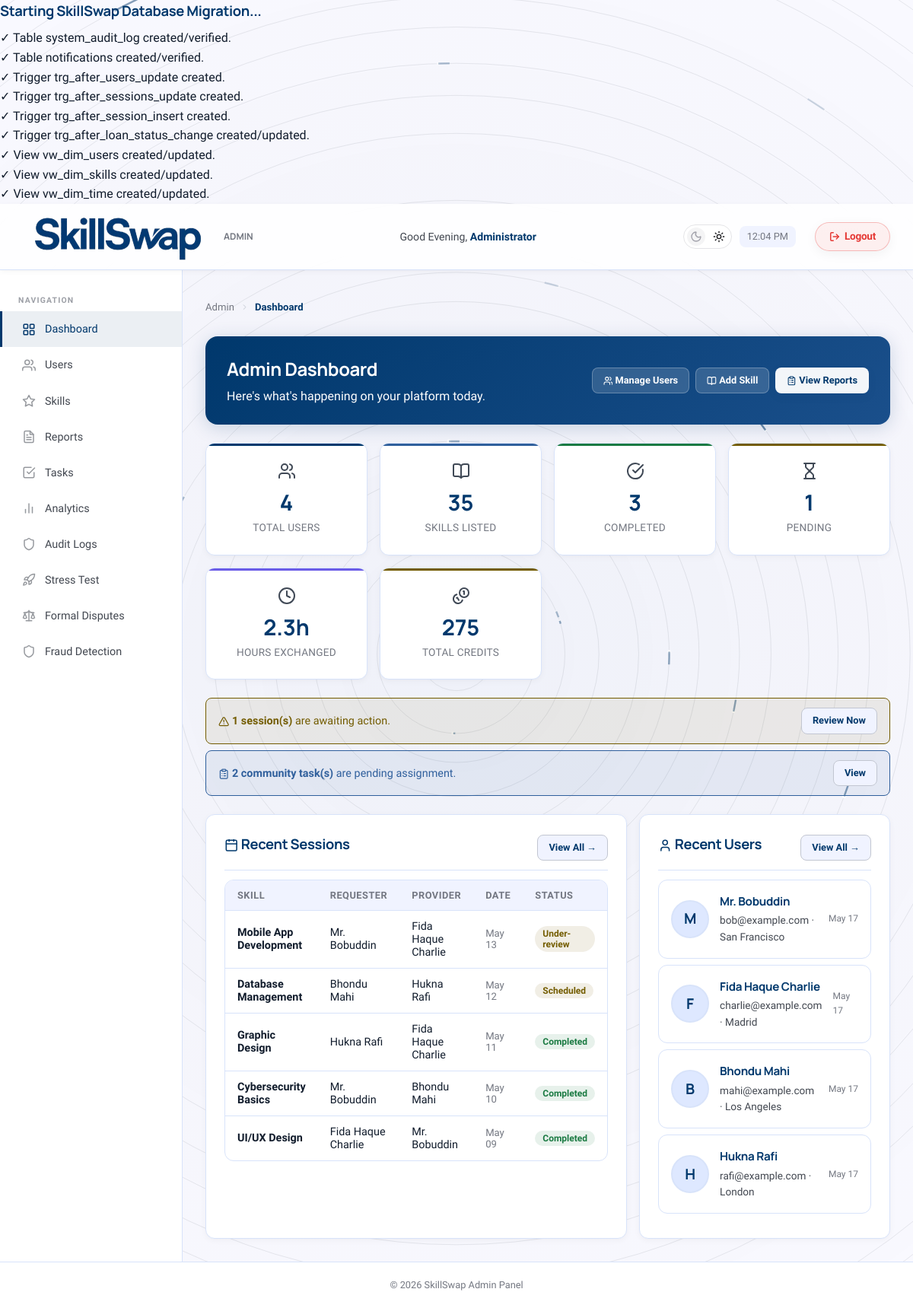
Page /admin/dashboard.php (signed in) on the committed database.
### tables this page shows
CREATE TABLE IF NOT EXISTS exchange_sessions (
    session_id INT AUTO_INCREMENT PRIMARY KEY,
    requester_id INT NOT NULL,
    provider_id INT NOT NULL,
    skill_id INT NOT NULL,
    status ENUM('scheduled', 'under-review', 'completed', 'cancelled', 'refunded', 'disputed') DEFAULT 'scheduled',
    scheduled_time DATETIME NOT NULL,
    completion_time DATETIME NULL,
    session_duration INT,
    feedback_given BOOLEAN DEFAULT FALSE,
    time_credit_transfer DECIMAL(10, 2),
    submission_note TEXT,
    rating INT CHECK (rating BETWEEN 1 AND 5),
    comment TEXT,
    bonus_multiplier DECIMAL(3, 2) DEFAULT 1.00,
    completion_otp VARCHAR(10) NULL,
    FOREIGN KEY (requester_id) REFERENCES users(user_id) ON DELETE RESTRICT,
    FOREIGN KEY (provider_id) REFERENCES users(user_id) ON DELETE RESTRICT,
    FOREIGN KEY (skill_id) REFERENCES skills(skill_id) ON DELETE RESTRICT
);

CREATE TABLE IF NOT EXISTS skills (
    skill_id INT AUTO_INCREMENT PRIMARY KEY,
    skill_name VARCHAR(100) NOT NULL,
    catagory VARCHAR(50),
    description TEXT,
    difficulty_level ENUM('Beginner', 'Intermediate', 'Advanced')
);

CREATE TABLE IF NOT EXISTS users (
    user_id INT AUTO_INCREMENT PRIMARY KEY,
    name VARCHAR(100) NOT NULL,
    email VARCHAR(100) UNIQUE NOT NULL,
    password_hash VARCHAR(255) NOT NULL,
    location VARCHAR(100) NOT NULL,
    bio TEXT,
    profile_photo MEDIUMBLOB,
    profile_photo_mime VARCHAR(50),
    reliability_score DECIMAL(5, 2) DEFAULT 5.00,
    status ENUM('active', 'suspended') DEFAULT 'active',
    created_at TIMESTAMP DEFAULT CURRENT_TIMESTAMP,
    last_active_at TIMESTAMP DEFAULT CURRENT_TIMESTAMP ON UPDATE CURRENT_TIMESTAMP,
    availability_schedule TEXT
);

### admin/dashboard.php (the view, shortened to what this page needs)
<?php
require_once __DIR__ . '/../config/db.php';
$total_users = $conn->query("SELECT COUNT(*) AS cnt FROM users")->fetch_assoc()['cnt'];
$total_skills = $conn->query("SELECT COUNT(*) AS cnt FROM skills")->fetch_assoc()['cnt'];
$completed_sessions = $conn->query("SELECT COUNT(*) AS cnt FROM exchange_sessions WHERE status = 'completed'")->fetch_assoc()['cnt'];
$pending_sessions = $conn->query("SELECT COUNT(*) AS cnt FROM exchange_sessions WHERE status = 'scheduled'")->fetch_assoc()['cnt'];
$total_hours = $conn->query("SELECT COALESCE(SUM(session_duration), 0) AS total FROM exchange_sessions WHERE status = 'completed'")->fetch_assoc()['total'];
$total_hours = round($total_hours / 60, 1);
$total_wallet = $conn->query("SELECT COALESCE(SUM(balance), 0) AS total FROM wallet")->fetch_assoc()['total'];
$recent_sessions = $conn->query("
    SELECT es.*, s.skill_name, u_req.name AS requester_name, u_prov.name AS provider_name
    FROM exchange_sessions es
    JOIN skills s ON es.skill_id = s.skill_id
    JOIN users u_req ON es.requester_id = u_req.user_id
    JOIN users u_prov ON es.provider_id = u_prov.user_id
    ORDER BY es.scheduled_time DESC
    LIMIT 10
");
$recent_users = $conn->query("SELECT * FROM users ORDER BY created_at DESC LIMIT 5");
$pending_tasks = $conn->query("SELECT COUNT(*) AS cnt FROM community_task WHERE status = 'pending'")->fetch_assoc()['cnt'];
include __DIR__ . '/../includes/admin_header.php';
?>
<div class="admin-welcome-banner">
    <div>
        <h1 class="page-title" style="border:none; margin:0; padding:0;">Admin Dashboard</h1>
        <p style="color:#ffffff; margin-top:4px;">Here's what's happening on your platform today.</p>
    </div>
    <div class="admin-quick-actions">
        <a href="../admin/users.php" class="btn btn-sm btn-secondary"><i data-lucide="users" class="lucide-sm"></i> Manage Users</a>
        <a href="../admin/skills.php" class="btn btn-sm btn-secondary"><i data-lucide="book-open" class="lucide-sm"></i> Add Skill</a>
        <a href="../admin/disputes.php" class="btn btn-sm btn-primary"><i data-lucide="clipboard-list" class="lucide-sm"></i> View Reports</a>
    </div>
</div>
<div class="stats-grid">
    <div class="stat-card stat-card-accent" style="--accent: var(--primary);">
        <div class="stat-icon"><i data-lucide="users" class="lucide-sm"></i></div>
        <span class="stat-value"><?php echo $total_users; ?></span>
        <span class="stat-label">Total Users</span>
    </div>
    <div class="stat-card stat-card-accent" style="--accent: var(--info);">
        <div class="stat-icon"><i data-lucide="book-open" class="lucide-sm"></i></div>
        <span class="stat-value"><?php echo $total_skills; ?></span>
        <span class="stat-label">Skills Listed</span>
    </div>
    <div class="stat-card stat-card-accent" style="--accent: var(--success);">
        <div class="stat-icon"><i data-lucide="check-circle" class="lucide-sm"></i></div>
        <span class="stat-value"><?php echo $completed_sessions; ?></span>
        <span class="stat-label">Completed</span>
    </div>
    <div class="stat-card stat-card-accent" style="--accent: var(--warning);">
        <div class="stat-icon"><i data-lucide="hourglass" class="lucide-sm"></i></div>
        <span class="stat-value"><?php echo $pending_sessions; ?></span>
        <span class="stat-label">Pending</span>
    </div>
    <div class="stat-card stat-card-accent" style="--accent: #6b5ce7;">
        <div class="stat-icon"><i data-lucide="clock" class="lucide-sm"></i></div>
        <span class="stat-value"><?php echo $total_hours; ?>h</span>
        <span class="stat-label">Hours Exchanged</span>
    </div>
    <div class="stat-card stat-card-accent" style="--accent: var(--secondary);">
        <div class="stat-icon"><i data-lucide="coins" class="lucide-sm"></i></div>
        <span class="stat-value"><?php echo number_format($total_wallet, 0); ?></span>
        <span class="stat-label">Total Credits</span>
    </div>
</div>
<?php if ($pending_sessions > 0 || $pending_tasks > 0): ?>
<div class="admin-alerts mb-3">
    <?php if ($pending_sessions > 0): ?>
        <div class="alert alert-warning" style="display:flex; justify-content:space-between; align-items:center;">
            <span><i data-lucide="alert-triangle" class="lucide-sm"></i> <strong><?php echo $pending_sessions; ?> session(s)</strong> are awaiting action.</span>
            <a href="../admin/disputes.php" class="btn btn-sm btn-secondary">Review Now</a>
        </div>
    <?php endif; ?>
    <?php if ($pending_tasks > 0): ?>
        <div class="alert alert-info" style="display:flex; justify-content:space-between; align-items:center;">
            <span><i data-lucide="clipboard-list" class="lucide-sm"></i> <strong><?php echo $pending_tasks; ?> community task(s)</strong> are pending assignment.</span>
            <a href="../admin/community_tasks.php" class="btn btn-sm btn-secondary">View</a>
        </div>
    <?php endif; ?>
</div>
<?php endif; ?>
<div class="grid-2">
    <div class="card">
        <div class="card-header">
            <h3><i data-lucide="calendar" class="lucide-sm"></i> Recent Sessions</h3>
            <a href="../admin/disputes.php" class="btn btn-sm btn-secondary">View All &rarr;</a>
        </div>
        <?php if ($recent_sessions->num_rows > 0): ?>
        <div class="table-wrapper">
            <table>
                <thead>
                    <tr>
                        <th>Skill</th>
                        <th>Requester</th>
                        <th>Provider</th>
                        <th>Date</th>
                        <th>Status</th>
                    </tr>
                </thead>
                <tbody>
                    <?php while ($s = $recent_sessions->fetch_assoc()):
                        $sc = 'badge-warning';
                        if ($s['status'] === 'completed')
                            $sc = 'badge-success';
                        elseif ($s['status'] === 'cancelled')
                            $sc = 'badge-danger';
                        ?>
                        <tr>
                            <td><strong><?php echo htmlspecialchars($s['skill_name']); ?></strong></td>
                            <td><?php echo htmlspecialchars($s['requester_name']); ?></td>
                            <td><?php echo htmlspecialchars($s['provider_name']); ?></td>
                            <td style="color:var(--text-muted); font-size:0.82rem;"><?php echo date('M d', strtotime($s['scheduled_time'])); ?></td>
                            <td><span class="badge <?php echo $sc; ?>"><?php echo ucfirst($s['status']); ?></span></td>
                        </tr>
                    <?php endwhile; ?>
                </tbody>
            </table>
        </div>
        <?php else: ?>
            <div class="empty-state"><p>No sessions yet.</p></div>
        <?php endif; ?>
    </div>
    <div class="card">
        <div class="card-header">
            <h3><i data-lucide="user" class="lucide-sm"></i> Recent Users</h3>
            <a href="../admin/users.php" class="btn btn-sm btn-secondary">View All &rarr;</a>
        </div>
        <?php while ($u = $recent_users->fetch_assoc()): ?>
            <div class="user-card mb-1">
                <?php if (!empty($u['profile_photo'])): ?>
                    <img src="../api/user_photo.php?user_id=<?php echo $u['user_id']; ?>" class="avatar" style="width:40px; height:40px; object-fit:cover; border-radius:50%;" alt="User">
                <?php else: ?>
                    <div class="avatar"><?php echo strtoupper(substr($u['name'], 0, 1)); ?></div>
                <?php endif; ?>
                <div class="user-info" style="flex:1;">
                    <h4><?php echo htmlspecialchars($u['name']); ?></h4>
                    <p><?php echo htmlspecialchars($u['email']); ?> &middot;
                        <?php echo htmlspecialchars($u['location'] ?? 'N/A'); ?></p>
                </div>
                <span style="font-size:0.75rem; color:var(--text-muted);"><?php echo date('M d', strtotime($u['created_at'])); ?></span>
            </div>
        <?php endwhile; ?>
    </div>
</div>
<?php include __DIR__ . '/../includes/admin_footer.php'; ?>

### rows in the picture
exchange_sessions: skill.skill_name "Mobile App Development", requester.name "Mr. Bobuddin", provider.name "Fida Haque Charlie", scheduled_time "May 13", status "Under-review"
exchange_sessions: skill.skill_name "Database Management", requester.name "Bhondu Mahi", provider.name "Hukna Rafi", scheduled_time "May 12", status "Scheduled"
exchange_sessions: skill.skill_name "Graphic Design", requester.name "Hukna Rafi", provider.name "Fida Haque Charlie", scheduled_time "May 11", status "Completed"
exchange_sessions: skill.skill_name "Cybersecurity Basics", requester.name "Mr. Bobuddin", provider.name "Bhondu Mahi", scheduled_time "May 10", status "Completed"
exchange_sessions: skill.skill_name "UI/UX Design", requester.name "Fida Haque Charlie", provider.name "Mr. Bobuddin", scheduled_time "May 09", status "Completed"
users: name "M", name "Mr. Bobuddin", email "bob@example.com", location "San Francisco", created_at "May 17"
users: name "F", name "Fida Haque Charlie", email "charlie@example.com", location "Madrid", created_at "May 17"
users: name "B", name "Bhondu Mahi", email "mahi@example.com", location "Los Angeles", created_at "May 17"
users: name "H", name "Hukna Rafi", email "rafi@example.com", location "London", created_at "May 17"

### other values in the picture
$greeting "Good Evening"
$admin_name "Administrator"
$breadcrumb_title "Dashboard"
$total_users "4"
$total_skills "35"
$completed_sessions "3"
$pending_sessions "1"
$total_hours "2.3"
$total_wallet "275"
$pending_tasks "2"
